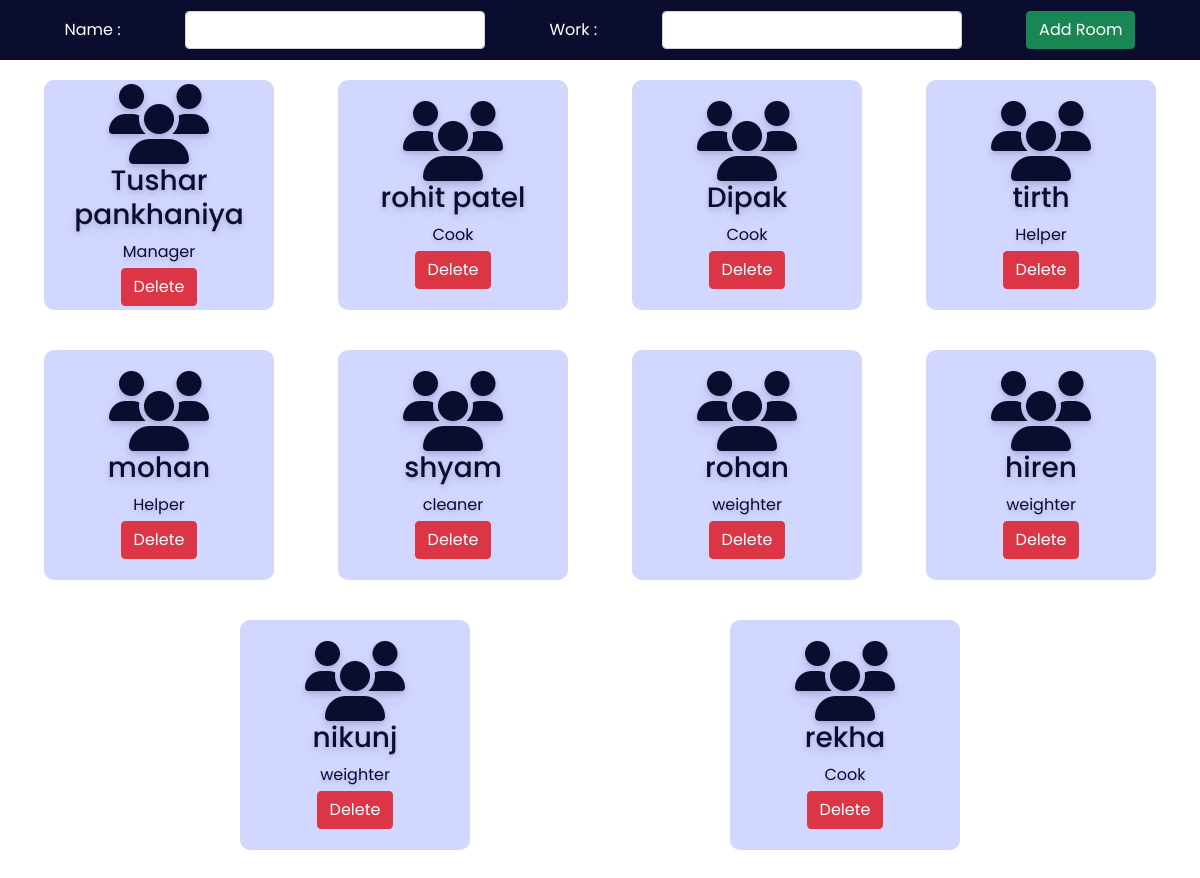
Before: /admin/staff.php with the older database file.
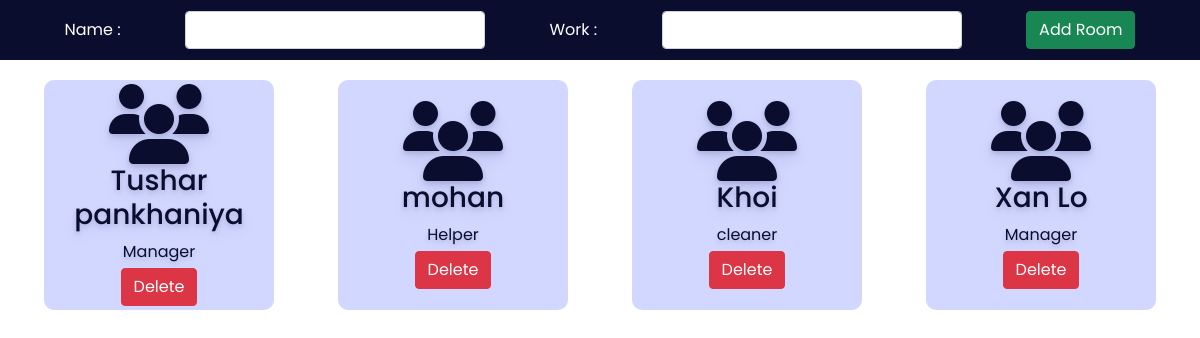
After: the same page with the newer database file.
### tables this page shows
CREATE TABLE `staff` (
  `id` int(30) NOT NULL,
  `name` varchar(30) NOT NULL,
  `work` varchar(30) NOT NULL
);

### admin/staff.php (the view, shortened to what this page needs)
<?php
include '../config.php';
?>
<!DOCTYPE html>
<html lang="en">
<head>
    <link rel="stylesheet" href="https://cdnjs.cloudflare.com/ajax/libs/font-awesome/6.2.0/css/all.min.css" />
    <link href="https://cdn.jsdelivr.net/npm/bootstrap@5.0.2/dist/css/bootstrap.min.css" rel="stylesheet">
    <link rel="stylesheet" href="css/room.css">
</head>
<body>
    <div class="addroomsection">
        <form action="" method="POST">
            <label for="troom">Name :</label>
            <input type="text" name="staffname" class="form-control">
            <label for="bed">Work :</label>
            <select name="staffwork" class="form-control">
                <option value selected></option>
                <option value="Manager">Manager</option>
            </select>
            <button type="submit" class="btn btn-success" name="addstaff">Add Room</button>
        </form>
    </div>
    <div class="room">
    <?php
        $sql = "select * from staff";
        $re = mysqli_query($conn, $sql)
        ?>
        <?php
        while ($row = mysqli_fetch_array($re)) {
                echo "<div class='roombox'>
						<div class='text-center no-boder'>
                            <i class='fa fa-users fa-5x'></i>
							<h3>" . $row['name'] . "</h3>
                            <div class='mb-1'>" . $row['work'] . "</div>
                            <a href='staffdelete.php?id=". $row['id'] ."'><button class='btn btn-danger'>Delete</button></a>
						</div>
                    </div>";
        }
        ?>
    </div>
</body>
</html>

### admin/css/room.css (style rules this page uses)
:root { --bg-text-shadow: 0 2px 4px rgb(13 0 77 / 8%), 0 3px 6px rgb(13 0 77 / 8%), 0 8px 16px rgb(13 0 77 / 8%); --bg-box-shadow: 0px 0px 20px 6px rgba(8, 8, 15, 0.31); }
* { margin: 0; padding: 0; font-family: 'Poppins', sans-serif; }
.addroomsection { height: 60px; width: 100%; background-color: #0a0d2d; position:fixed; z-index: 100; }
.addroomsection form { height: 100%; display: flex; justify-content: space-evenly; align-items: center; }
.addroomsection form label { color: white; }
.addroomsection form select { width: 300px; }
.addroomsection form input { width: 300px; }
.room { display: flex; position: relative; top: 60px; height: 85vh; overflow-y: scroll; justify-content: space-evenly; flex-wrap: wrap; }
.roombox { height: 230px; width: 230px; margin: 20px; display: flex; flex-direction: column; justify-content: center; color: #0a0d2d; text-shadow: var(--bg-text-shadow); border-radius: 10px; }

### admin/staff.php (style rules this page uses)
.roombox { background-color: #d1d7ff; padding: 10px; }

Changed rows visible on the page:
removed staff: name "rohit patel", work "Cook"
removed staff: name "Dipak", work "Cook"
removed staff: name "tirth", work "Helper"
removed staff: name "shyam", work "cleaner"
removed staff: name "rohan", work "weighter"
removed staff: name "hiren", work "weighter"
removed staff: name "nikunj", work "weighter"
removed staff: name "rekha", work "Cook"
added staff: name "Khoi", work "cleaner"
added staff: name "Xan Lo", work "Manager"
